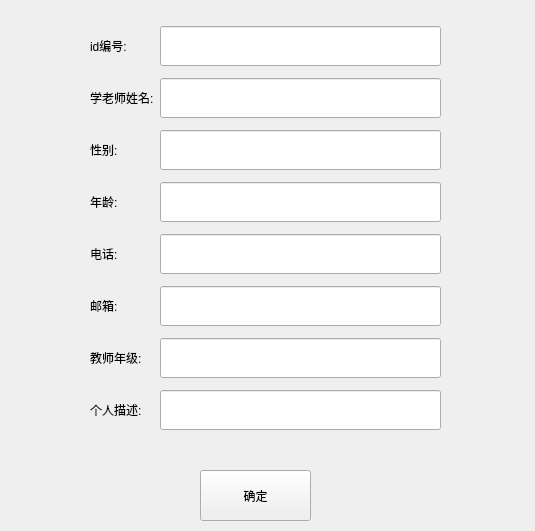
<?xml version="1.0" encoding="UTF-8"?>
<ui version="4.0">
 <class>QFindDialog</class>
 <widget class="QWidget" name="QFindDialog">
  <property name="geometry">
   <rect>
    <x>0</x>
    <y>0</y>
    <width>535</width>
    <height>531</height>
   </rect>
  </property>
  <property name="windowTitle">
   <string>Form</string>
  </property>
  <widget class="QWidget" name="gridLayoutWidget">
   <property name="geometry">
    <rect>
     <x>90</x>
     <y>20</y>
     <width>351</width>
     <height>421</height>
    </rect>
   </property>
   <layout class="QGridLayout" name="gridLayout">
    <item row="7" column="1">
     <widget class="QLineEdit" name="lineEdit_9">
      <property name="minimumSize">
       <size>
        <width>0</width>
        <height>40</height>
       </size>
      </property>
     </widget>
    </item>
    <item row="6" column="0">
     <widget class="QLabel" name="label_9">
      <property name="text">
       <string>教师年级:</string>
      </property>
     </widget>
    </item>
    <item row="6" column="1">
     <widget class="QLineEdit" name="lineEdit_8">
      <property name="minimumSize">
       <size>
        <width>0</width>
        <height>40</height>
       </size>
      </property>
     </widget>
    </item>
    <item row="5" column="1">
     <widget class="QLineEdit" name="lineEdit_7">
      <property name="minimumSize">
       <size>
        <width>0</width>
        <height>40</height>
       </size>
      </property>
     </widget>
    </item>
    <item row="4" column="1">
     <widget class="QLineEdit" name="lineEdit_6">
      <property name="minimumSize">
       <size>
        <width>0</width>
        <height>40</height>
       </size>
      </property>
     </widget>
    </item>
    <item row="3" column="1">
     <widget class="QLineEdit" name="lineEdit_5">
      <property name="minimumSize">
       <size>
        <width>0</width>
        <height>40</height>
       </size>
      </property>
     </widget>
    </item>
    <item row="2" column="1">
     <widget class="QLineEdit" name="lineEdit_4">
      <property name="minimumSize">
       <size>
        <width>0</width>
        <height>40</height>
       </size>
      </property>
     </widget>
    </item>
    <item row="1" column="1">
     <widget class="QLineEdit" name="lineEdit_2">
      <property name="minimumSize">
       <size>
        <width>0</width>
        <height>40</height>
       </size>
      </property>
     </widget>
    </item>
    <item row="7" column="0">
     <widget class="QLabel" name="label_8">
      <property name="text">
       <string>个人描述:</string>
      </property>
     </widget>
    </item>
    <item row="4" column="0">
     <widget class="QLabel" name="label_6">
      <property name="text">
       <string>电话:</string>
      </property>
     </widget>
    </item>
    <item row="1" column="0">
     <widget class="QLabel" name="label_2">
      <property name="text">
       <string>学老师姓名:</string>
      </property>
     </widget>
    </item>
    <item row="0" column="0">
     <widget class="QLabel" name="label">
      <property name="text">
       <string>id编号:</string>
      </property>
     </widget>
    </item>
    <item row="5" column="0">
     <widget class="QLabel" name="label_7">
      <property name="text">
       <string>邮箱:</string>
      </property>
     </widget>
    </item>
    <item row="2" column="0">
     <widget class="QLabel" name="label_3">
      <property name="text">
       <string>性别:</string>
      </property>
     </widget>
    </item>
    <item row="0" column="1">
     <widget class="QLineEdit" name="lineEdit_1">
      <property name="minimumSize">
       <size>
        <width>0</width>
        <height>40</height>
       </size>
      </property>
     </widget>
    </item>
    <item row="3" column="0">
     <widget class="QLabel" name="label_5">
      <property name="text">
       <string>年龄:</string>
      </property>
     </widget>
    </item>
   </layout>
  </widget>
  <widget class="QPushButton" name="btn_resiger">
   <property name="geometry">
    <rect>
     <x>200</x>
     <y>470</y>
     <width>111</width>
     <height>51</height>
    </rect>
   </property>
   <property name="text">
    <string>确定</string>
   </property>
  </widget>
 </widget>
 <resources/>
 <connections/>
</ui>
